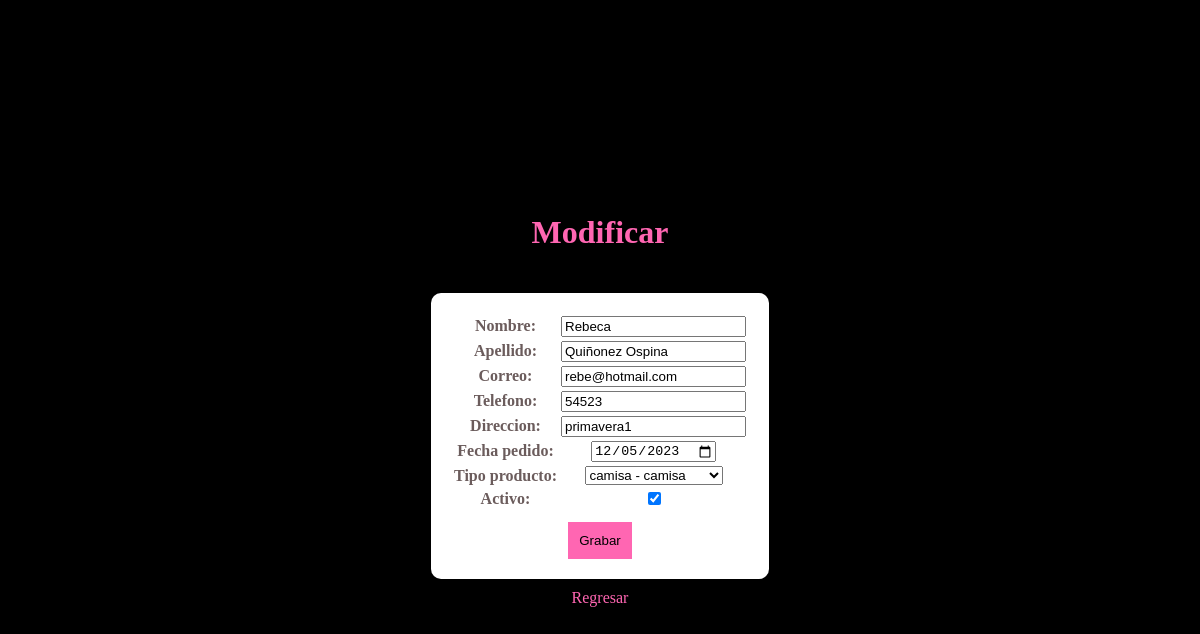
Screenshot of /modificar/14/ with the database file from the repository.
### clientes/models.py (models this page shows, shortened)
class Cliente(models.Model):
    nombre = models.CharField(max_length=100)
    apellido = models.CharField(max_length=20)
    correo = models.EmailField()
    telefono = models.CharField(max_length=15, blank=True, null=True)
    direccion = models.CharField(max_length=255, blank=True, null=True)
    fecha_pedido = models.DateField(blank=True, null=True)
    tipo_producto = models.ForeignKey(Producto, on_delete=models.SET_NULL, null=True, related_name='clientes')
    numero_de_pedido = models.ForeignKey('Pedido', on_delete=models.SET_NULL, blank=True, null=True,
                                         related_name='pedidos')
    activo = models.BooleanField(default=True)

class Producto(models.Model):
    TIPO_PRODUCTO_CHOICES = [
        ('Elije', 'Elije'),
        ('camisa', 'Camisa'),
        ('pantalon', 'Pantalón'),
        ('vestido', 'Vestido')
    ]
    id = models.AutoField(primary_key=True)
    tipo_producto = models.CharField(max_length=20, choices=TIPO_PRODUCTO_CHOICES, default='Elije')
    descripcion = models.TextField()
    precio = models.DecimalField(max_digits=10, decimal_places=2)
    existencias = models.PositiveIntegerField()
    fecha_creacion = models.DateTimeField(auto_now_add=True)
    def __str__(self):
        return f'{self.tipo_producto} - {self.descripcion}'

### clientes/views.py (the view)
# urls.py: path('modificar/<int:id>/', modificar, name='modificar'),
def modificar(request, id):
    pagina = loader.get_template('clientes/modificar.html')
    cliente = get_object_or_404(Cliente, pk=id)
    if request.method == 'GET':
        formulario = ClienteFormulario(instance=cliente)
    elif request.method == 'POST':
        formulario = ClienteFormulario(request.POST, instance=cliente)
        if formulario.is_valid():
            formulario.save()
            return redirect('inicio')
    datos = {'formulario': formulario}
    return HttpResponse(pagina.render(datos, request))

### clientes/forms.py
class ClienteFormulario(ModelForm):
    tipo_producto = forms.ModelChoiceField(queryset=Producto.objects.all(), empty_label=None)
    class Meta:
        model = Cliente
        fields = ['nombre', 'apellido', 'correo', 'telefono', 'direccion', 'fecha_pedido', 'tipo_producto',
                  'activo']
        widgets = {'email': EmailInput(attrs={'type': 'email'}),
                   'fecha_pedido': DateInput(attrs={'type': 'date'})}

### clientes/templates/clientes/modificar.html (shortened to what this page needs)
<!DOCTYPE html>
<html lang="en">
<head>
</head>
<body>
    <h1>Modificar</h1>
    <form method="POST">
        <table>{{formulario}}</table>
        <input type="submit" value="Grabar">
    </form>
    <a href="{% url 'inicio' %}">Regresar</a>
</body>
</html>

### clientes/templates/clientes/modificar.html (style rules this page uses)
body { background-color: #000; color: #6b5c5c; font-family: 'Cambria', cursive; display: flex; flex-direction: column; justify-content: center; align-items: center; height: 100vh; margin: 0; }
h1 { color: #ff66b2; }
form { background-color: #fff; padding: 20px; border-radius: 10px; margin-top: 20px; text-align: center; }
input[type="submit"] { background-color: #ff66b2; color: #000; border: 1px solid #ff66b2; padding: 10px; cursor: pointer; margin-top: 10px; }
a { color: #ff66b2; text-decoration: none; margin-top: 10px; }

### rows the page displays
Cliente: nombre "Rebeca", apellido "Quiñonez Ospina", correo "rebe@hotmail.com", telefono "54523", direccion "primavera1", fecha_pedido "12/05/2023", activo "☑"
Producto: tipo_producto "camisa - camisa"
